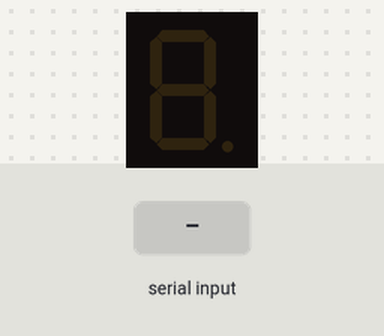
This sketch was run on a simulated Arduino Uno, built with avr-gcc and run on an emulated ATmega328P. Parts: 1-digit seven-segment display. Wiring (inferred from the names in the program): 1-digit 7-segment display, segments lit when HIGH: segments pin 2, pin 3, pin 4, pin 9, pin 10, pin 12, pin 11. Inputs (shaded band) come from the test bench. The segment pins are drawn as the display they are named for; what the sketch prints to the serial monitor is not drawn.

Above: at 1.2 s.
1.3 s: "a" received over Serial
At 2.5 s:
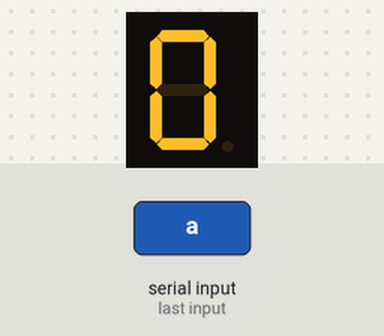
2.8 s: byte 102 ('f') received over Serial
At 3.7 s:
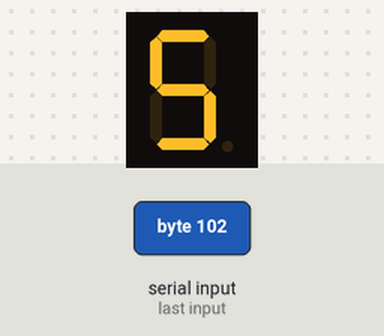
4.3 s: byte 103 ('g') received over Serial
At 4.9 s:
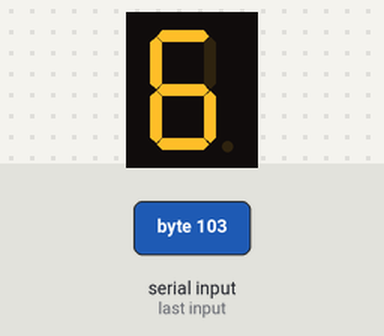
5.8 s: byte 104 ('h') received over Serial
At 7.0 s:
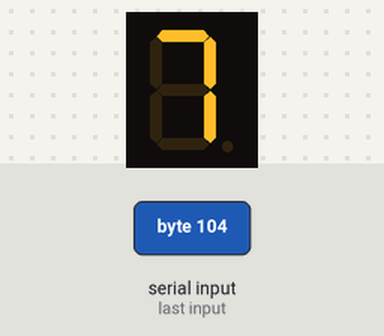
7.3 s: "b" received over Serial
At 8.4 s:
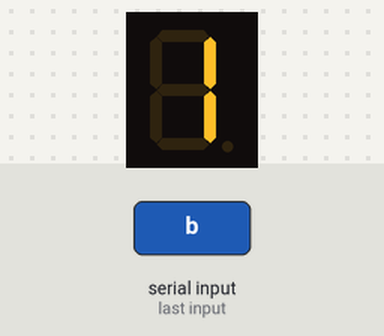
8.8 s: "c" received over Serial
At 9.5 s:
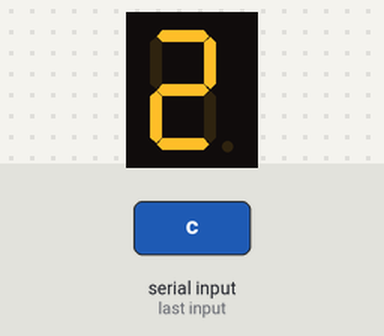
Timing chart, 0 to 11.3 s (numbered marks = the images above; inputs shaded):
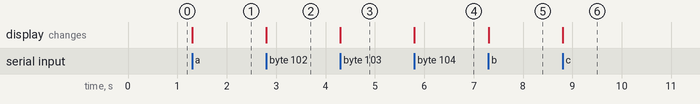

The sketch:

Exe_Extra_Display_Segmentos.ino
```cpp
#define Seg_A 2
#define Seg_B 3
#define Seg_C 4
#define Seg_D 9
#define Seg_E 10
#define Seg_F 12
#define Seg_G 11

char entrada;

void setup() {
  Serial.begin(9600);

  pinMode(Seg_A, OUTPUT);
  pinMode(Seg_B, OUTPUT);
  pinMode(Seg_C, OUTPUT);
  pinMode(Seg_D, OUTPUT);
  pinMode(Seg_E, OUTPUT);
  pinMode(Seg_F, OUTPUT);
  pinMode(Seg_G, OUTPUT);

  digitalWrite(Seg_A, LOW);
  digitalWrite(Seg_B, LOW);
  digitalWrite(Seg_C, LOW);
  digitalWrite(Seg_D, LOW);
  digitalWrite(Seg_E, LOW);
  digitalWrite(Seg_F, LOW);
  digitalWrite(Seg_G, LOW);
}

void loop() {
  Serial.println("Escolha pelo Menu:");
  Serial.println("a ou A para 0");
  Serial.println("b ou B para 1");
  Serial.println("c ou C para 2");
  Serial.println("d ou D para 3");
  Serial.println("e ou E para 4");
  Serial.println("f ou F para 5");
  Serial.println("g ou G para 6");
  Serial.println("h ou H para 7");
  Serial.println("i ou I para 8");
  Serial.println("j ou J para 9");
  while(Serial.available()==0);
  entrada=Serial.read();

  switch(entrada){
    case 'a':
    case 'A':
      digitalWrite(Seg_A, HIGH);
      digitalWrite(Seg_B, HIGH);
      digitalWrite(Seg_C, HIGH);
      digitalWrite(Seg_D, HIGH);
      digitalWrite(Seg_E, HIGH);
      digitalWrite(Seg_F, HIGH);
      digitalWrite(Seg_G, LOW);
    break;
    case 'b':
    case 'B':
      digitalWrite(Seg_A, LOW);
      digitalWrite(Seg_B, HIGH);
      digitalWrite(Seg_C, HIGH);
      digitalWrite(Seg_D, LOW);
      digitalWrite(Seg_E, LOW);
      digitalWrite(Seg_F, LOW);
      digitalWrite(Seg_G, LOW);
    break;
    case 'c':
    case 'C':
      digitalWrite(Seg_A, HIGH);
      digitalWrite(Seg_B, HIGH);
      digitalWrite(Seg_C, LOW);
      digitalWrite(Seg_D, HIGH);
      digitalWrite(Seg_E, HIGH);
      digitalWrite(Seg_F, LOW);
      digitalWrite(Seg_G, HIGH);
    break;
    case 'd':
    case 'D':
      digitalWrite(Seg_A, HIGH);
      digitalWrite(Seg_B, HIGH);
      digitalWrite(Seg_C, HIGH);
      digitalWrite(Seg_D, HIGH);
      digitalWrite(Seg_E, LOW);
      digitalWrite(Seg_F, LOW);
      digitalWrite(Seg_G, HIGH);
    break;
    case 'e':
    case 'E':
      digitalWrite(Seg_A, LOW);
      digitalWrite(Seg_B, HIGH);
      digitalWrite(Seg_C, HIGH);
      digitalWrite(Seg_D, LOW);
      digitalWrite(Seg_E, LOW);
      digitalWrite(Seg_F, HIGH);
      digitalWrite(Seg_G, HIGH);
    break;
    case 'f':
    case 'F':
      digitalWrite(Seg_A, HIGH);
      digitalWrite(Seg_B, LOW);
      digitalWrite(Seg_C, HIGH);
      digitalWrite(Seg_D, HIGH);
      digitalWrite(Seg_E, LOW);
      digitalWrite(Seg_F, HIGH);
      digitalWrite(Seg_G, HIGH);
    break;
    case 'g':
    case 'G':
      digitalWrite(Seg_A, HIGH);
      digitalWrite(Seg_B, LOW);
      digitalWrite(Seg_C, HIGH);
      digitalWrite(Seg_D, HIGH);
      digitalWrite(Seg_E, HIGH);
      digitalWrite(Seg_F, HIGH);
      digitalWrite(Seg_G, HIGH);
    break;
    case 'h':
    case 'H':
      digitalWrite(Seg_A, HIGH);
      digitalWrite(Seg_B, HIGH);
      digitalWrite(Seg_C, HIGH);
      digitalWrite(Seg_D, LOW);
      digitalWrite(Seg_E, LOW);
      digitalWrite(Seg_F, LOW);
      digitalWrite(Seg_G, LOW);
    break;
    case 'i':
    case 'I':
      digitalWrite(Seg_A, HIGH);
      digitalWrite(Seg_B, HIGH);
      digitalWrite(Seg_C, HIGH);
      digitalWrite(Seg_D, HIGH);
      digitalWrite(Seg_E, HIGH);
      digitalWrite(Seg_F, HIGH);
      digitalWrite(Seg_G, HIGH);
    break;
    case 'j':
    case 'J':
      digitalWrite(Seg_A, HIGH);
      digitalWrite(Seg_B, HIGH);
      digitalWrite(Seg_C, HIGH);
      digitalWrite(Seg_D, LOW);
      digitalWrite(Seg_E, LOW);
      digitalWrite(Seg_F, HIGH);
      digitalWrite(Seg_G, HIGH);
    break;
    default:
      Serial.println("Opcao Invalida!");
  }

}
```

Measured:
- after the input at 1.3 s, the display: changes at once (image 1)
- after the input at 2.8 s, the display: changes at once (image 2)
- after the input at 4.3 s, the display: changes at once (image 3)
- after the input at 5.8 s, the display: changes at once (image 4)
- after the input at 7.3 s, the display: changes at once (image 5)
- after the input at 8.8 s, the display: changes at once (image 6)
